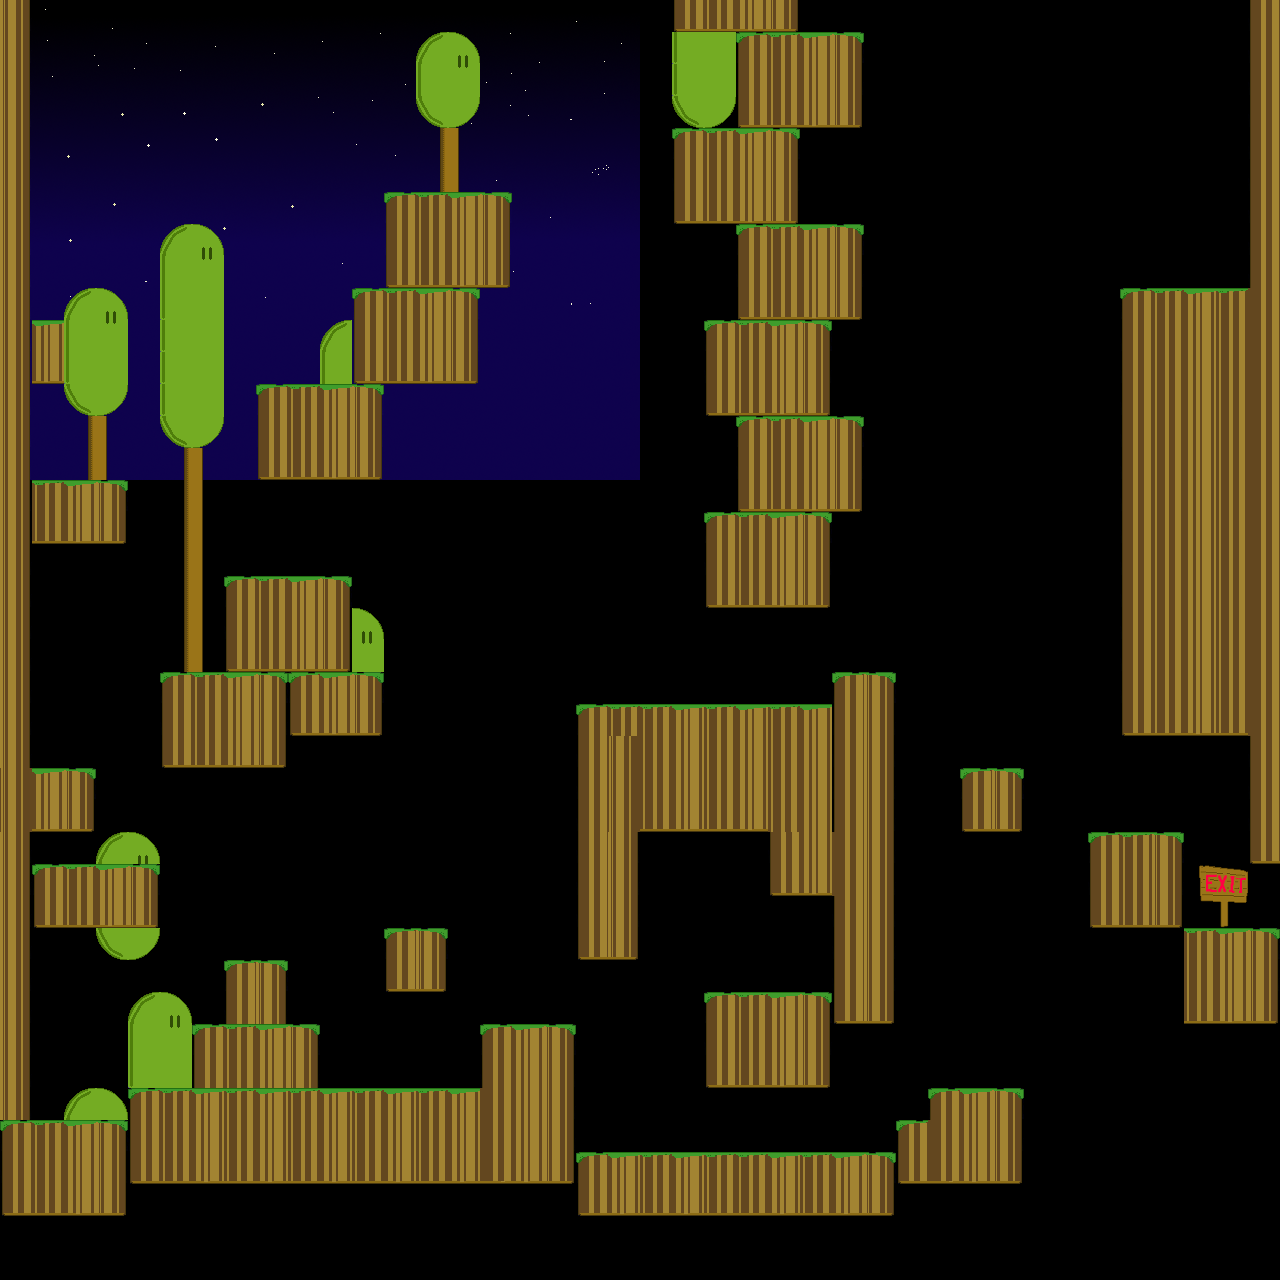

A level layout from a 2D game, rendered from its tile map. Below: a short description, then the map file with tile-grid data replaced by summaries:
An orthogonal 40x40 tile map with 32x32 px tiles, 2 tile layers (background, foreground), 1 image layer and 55 objects (7x door, 7x key, player, block, exit).

<map version="1.2" tiledversion="1.2.0" orientation="orthogonal" renderorder="right-down" width="40" height="40" tilewidth="32" tileheight="32" infinite="0" nextlayerid="6" nextobjectid="57">
 <tileset firstgid="1" source="snow-tiles.tsx" />
 <imagelayer id="5" name="parallax">
  <image source="bg.png" width="640" height="480" />
 </imagelayer>
 <layer id="1" name="background" width="40" height="40">
  <data>[1600 cells, 412 non-empty, 24 distinct tile ids]</data>
 </layer>
 <layer id="4" name="foreground" width="40" height="40">
  <data>[1600 cells, 172 non-empty, 23 distinct tile ids]</data>
 </layer>
 <objectgroup id="2" name="objects">
  <object id="1" name="Door6" type="door" x="576.333" y="1039.67" width="127.333" height="12" />
  <object id="9" name="player" type="player" x="26.6667" y="1065.5" width="30.6667" height="9" />
  <object id="10" name="key1" type="key" x="764.667" y="959.333" width="26.6667" height="21.3333" />
  <object id="17" name="Door1" type="door" x="1182.33" y="835" width="69.333" height="12" />
  <object id="18" name="Door2" type="door" x="1143.33" y="737" width="14.333" height="93" />
  <object id="24" name="key2" type="key" x="945" y="1061" width="26.6667" height="21.3333" />
  <object id="25" name="key3" type="key" x="983.667" y="1060.33" width="26.6667" height="21.3333" />
  <object id="30" name="Door3" type="door" x="813.333" y="608" width="14.333" height="97" />
  <object id="31" name="Door4" type="door" x="787.667" y="607.833" width="14.333" height="98" />
  <object id="32" name="Door5" type="door" x="756.667" y="606.667" width="14.333" height="99" />
  <object id="42" name="key10" type="key" x="366.667" y="638" width="26.6667" height="21.3333" />
  <object id="43" name="key9" type="key" x="145.667" y="838" width="26.6667" height="21.3333" />
  <object id="46" name="key11" type="key" x="685.667" y="94.3333" width="26.6667" height="21.3333" />
  <object id="51" name="Door8" type="door" x="720.833" y="607" width="14.333" height="99" />
  <object id="53" name="key12" type="key" x="78.6666" y="293.333" width="26.6667" height="21.3333" />
  <object id="27" name="block" type="block" x="848" y="619.333" width="46" height="51.3333">
   <properties>
    <property name="no_rotate" type="bool" value="true" />
   </properties>
  </object>
  <object id="55" name="level6" type="exit" x="1215" y="868.667" width="50" height="60" />
 </objectgroup>
 <objectgroup id="3" name="ground">
  <object id="2" x="706" y="992" width="122" height="94" />
  <object id="3" x="483" y="1025.5" width="91" height="159.5" />
  <object id="4" x="131" y="1090" width="351" height="93" />
  <object id="5" x="3" y="1121" width="121" height="95" />
  <object id="11" x="835.333" y="897.333" width="58" height="126.667" />
  <object id="12" x="578.667" y="831.167" width="58" height="127.833" />
  <object id="13" x="577.333" y="706" width="316" height="124" />
  <object id="14" x="1091" y="835" width="89" height="92" />
  <object id="15" x="1184" y="929" width="93" height="95" />
  <object id="16" x="1251" y="4" width="29" height="857" />
  <object id="19" x="1123" y="290" width="126" height="444" />
  <object id="20" x="834" y="673" width="60" height="32" />
  <object id="21" x="33" y="864.25" width="125" height="62.75" />
  <object id="22" x="194" y="1025" width="122" height="63" />
  <object id="23" x="226" y="962" width="59" height="65" />
  <object id="26" x="770.5" y="832" width="122.5" height="62" />
  <object id="28" x="962" y="769" width="59" height="62" />
  <object id="29" x="34" y="768" width="59" height="62" />
  <object id="33" x="226.667" y="580.333" width="122.667" height="90.3333" />
  <object id="34" x="161.333" y="673.333" width="125.333" height="93.3333" />
  <object id="44" x="288" y="671.167" width="95.3333" height="63.5" />
  <object id="7" x="578" y="1151.33" width="318" height="31.6667" />
  <object id="45" x="387" y="929" width="58" height="62" />
  <object id="8" x="931" y="1089" width="89" height="94" />
  <object id="35" x="705.333" y="510.667" width="124" height="93.3333" />
  <object id="36" x="738.667" y="417.333" width="120" height="92" />
  <object id="37" x="705.333" y="321.333" width="124" height="94.6667" />
  <object id="38" x="738.667" y="224" width="120" height="96" />
  <object id="39" x="673.333" y="130.667" width="121.333" height="92" />
  <object id="40" x="740" y="34.6667" width="118.667" height="93.3333" />
  <object id="41" x="676" y="2.66667" width="118.667" height="26.6667" />
  <object id="47" x="257.333" y="385.333" width="122.667" height="94.6667" />
  <object id="48" x="30.6667" y="480" width="94.6667" height="62.6667" />
  <object id="49" x="388" y="193.333" width="120" height="94.6667" />
  <object id="50" x="353.333" y="290.667" width="121.333" height="90.6667" />
  <object id="52" x="33.3333" y="321.333" width="60" height="61.3333" />
  <object id="54" x="5.33333" y="2.66667" width="24" height="1120" />
  <object id="56" x="898.5" y="1122" width="30.5" height="50.5" />
 </objectgroup>
</map>
